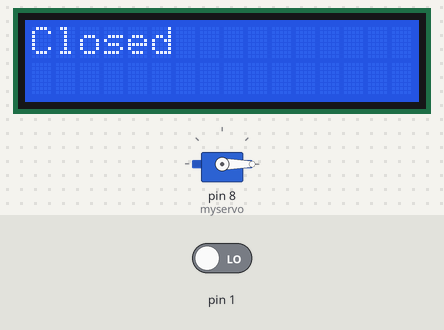
A sketch run on a simulated Arduino Uno, built with avr-gcc and run on an emulated ATmega328P. Parts: 16×2 character LCD, servo. The inputs (shaded band) are chosen by the test bench; at power-on: pin 1 LOW.

Above: at 1.2 s.
1.3 s: pin 1 driven HIGH
At 2.5 s:
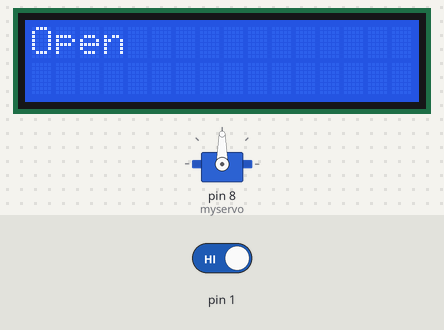
3.5 s: pin 1 driven LOW
At 5.5 s:
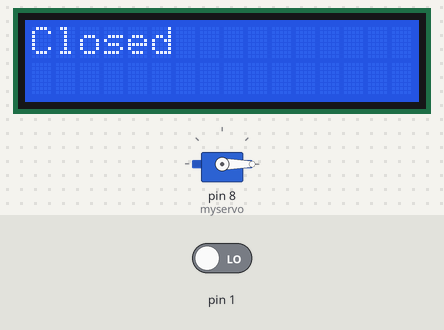
Timing chart, 0 to 7.0 s (numbered marks = the images above; inputs shaded):
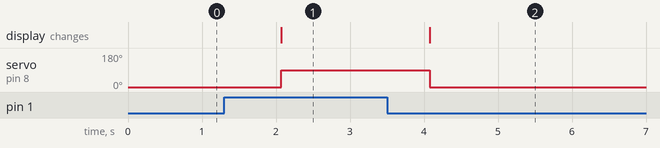

The sketch:

essed__the_shaft_should_rotate_by_180_and_buzzer_should_ring.ino
```cpp
#include <LiquidCrystal.h>
#include<Servo.h>
Servo myservo;
LiquidCrystal lcd(12, 11, 5, 4, 3, 2);
void setup() {
  lcd.begin(16, 2);
  myservo.attach(8);
  pinMode(1, INPUT);
}

void loop() {
  int read = digitalRead(1);
  if (read == HIGH){
    lcd.clear();
    lcd.setCursor(0, 0);
    lcd.print("Open");
    myservo.write(90);
    delay(1000);
  }
  else{
    lcd.clear();
    lcd.setCursor(0,0);
    lcd.print("Closed");
    myservo.write(0);
    delay(1000);
}
}
```

Measured:
- after the input at 1.3 s, servo on pin 8 (myservo): 0° → 90° after 0.77 s; the display: changes after 0.77 s (image 1)
- after the input at 3.5 s, servo on pin 8 (myservo): 90° → 0° after 0.58 s; the display: changes after 0.58 s (image 2)
